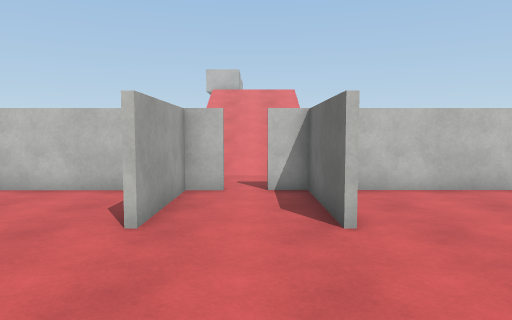
[1] (above)

12 first-person views from a walk through a scene from a Unity 3-D project. The camera is 1.4 m above the floor, tilts 4° down and sees 70° across. Doors are open. The floor is counted in squares, 1 m on a side. Each view is taken from the middle of a square. On the plan, view 1 faces up. The plan holds only what a view shows up to about 16 squares ahead; the rest is blank. The place goes on beyond the plan. The player character is not drawn. Surface patterns are stand-ins for the level's own textures.

[2]
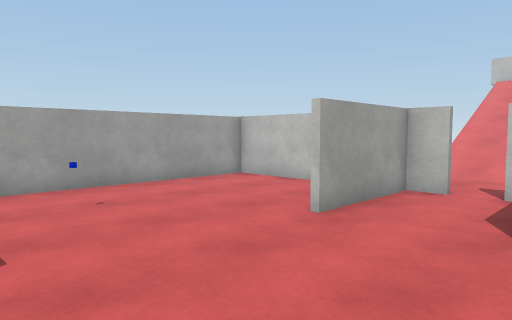

[3]
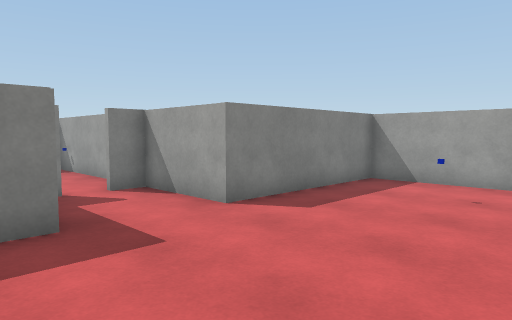

[4]
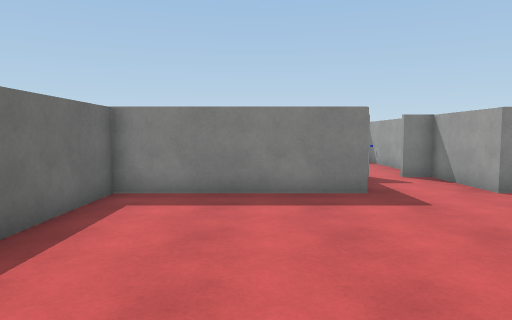

[5]
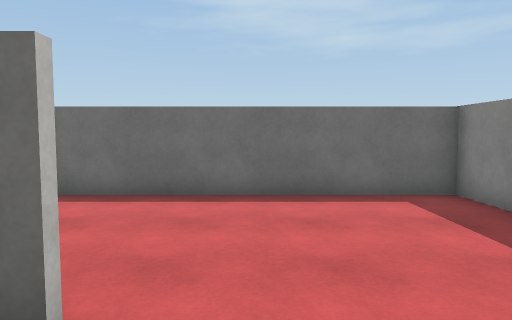

[6]
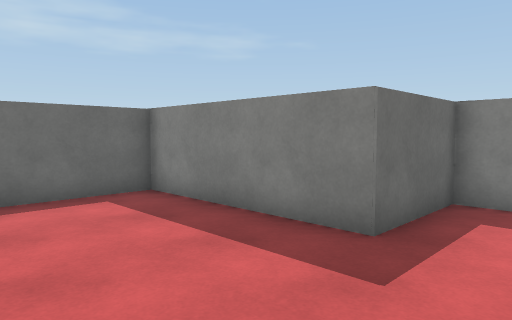

[7]
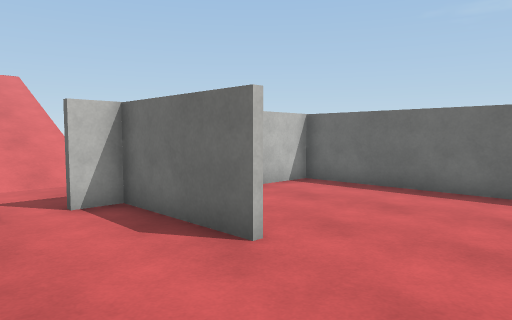

[8]
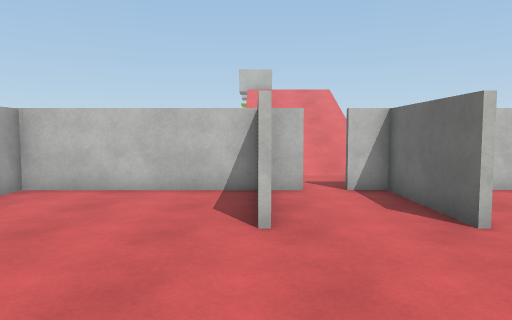

[9]
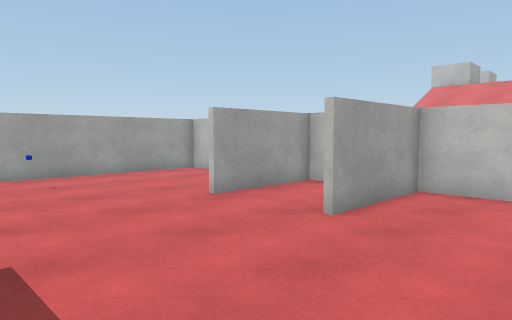

[10]
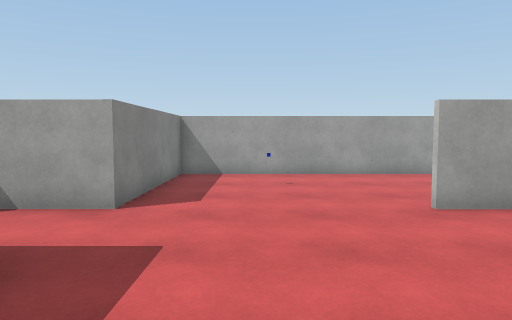

[11]
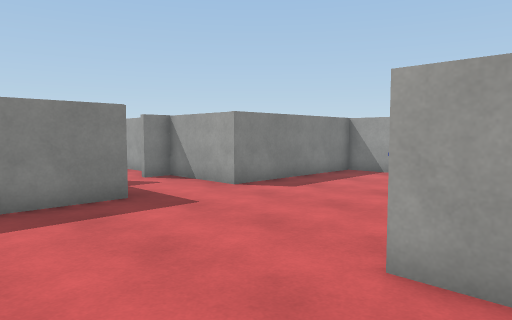

[12]
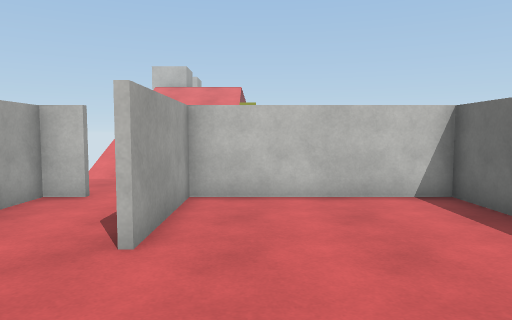

### Floor plan
Points are (right, up) in squares from view 1. A wall is a line through its corners. A room is listed if a view was taken in it or the views show most of it. See-through windows are left out.
Room 1 (views 1, 2, 3, 4, 5, 6, 7, 8, 9, 10, 11, 12)
walls: (1.3, 5.2) (1.3, 9.1) (0.2, 9.1); (-0.8, 9.1) (-7.9, 9.1) (-7.9, -0.6) (-1.8, -0.6) (-1.8, -3.9) (-0.8, -3.9); (-1.8, 9.1) (-1.8, 5.2); (0.2, -3.9) (1.3, -3.9) (1.3, -0.6) (7.4, -0.6) (7.4, 9.1) (1.5, 9.1) (1.5, 5.2)
ways out: open door at (-0.5, -4); open door at (-0.5, 9)

Where each view was taken, in squares from view 1:
view 1: 0 up, 0 right, facing up
view 2: 0 up, 2 right, facing up-left
view 3: 5 up, 3 right, facing down-left
view 4: 8 up, 4 right, facing down
view 5: 4 up, 1 left, facing right
view 6: 4 up, 1 left, facing down-right
view 7: 2 up, 2 left, facing up-right
view 8: 0 up, 2 left, facing up
view 9: 0 up, 5 right, facing up-left
view 10: 2 up, 5 right, facing left
view 11: 7 up, 5 right, facing down-left
view 12: 1 up, 3 right, facing up
